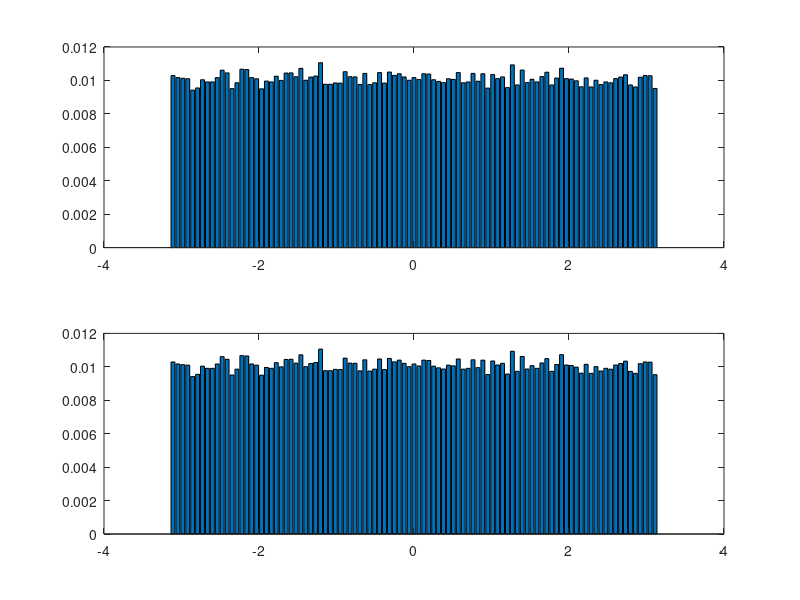

Source code (MATLAB):
%Matlab program to plot pdf of uniform distribution
%Hstogram Approach
n=100000;
norm_mean=0;
norm_var=1/2;
x1=norm_mean+sqrt(norm_var)*randn(1,n);
x2=norm_mean+sqrt(norm_var)*randn(1,n);
h=x1+j*x2; %complex gaussian
z=angle(h);
nob=100;%Number of bins
a=min(z);
b=max(z);
aa=linspace(a,b,nob);%linearly spaced vectors
count(size(aa))=0;%Initializing the counters
for i=1:length(aa)-1%bins
    for j=1:n%input random variable
        if z(j)>=aa(i) && z(j)<aa(i+1)
            count(i)=count(i)+1;
        end
    end
    y(i)=(aa(i)+aa(i+1))/2;
end
%plotting
subplot(211);

bar(y,count(1:end-1)/n);
[bin val]=hist(z,y);
subplot(212);
bar(y,bin/n);
